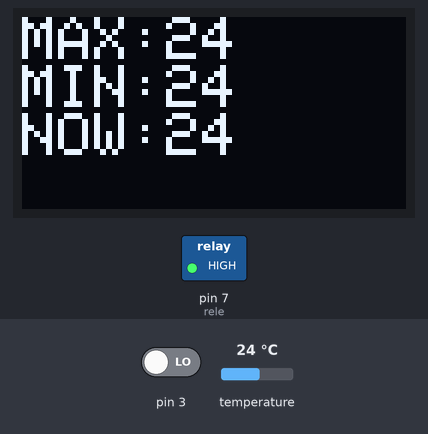
Bench run of a sketch on a simulated Arduino Uno, built with avr-gcc and run on an emulated ATmega328P. Parts: 128×64 one-colour display, switched loads named in the sketch (green lamp = pin HIGH). Inputs (shaded band) come from the test bench; at power-on: temperature 24 °C, pin 3 LOW. The display library's start-up logo is not drawn.

Above: at 2.5 s.
2.6 s: temperature set to 15.6 °C
At 4.9 s:
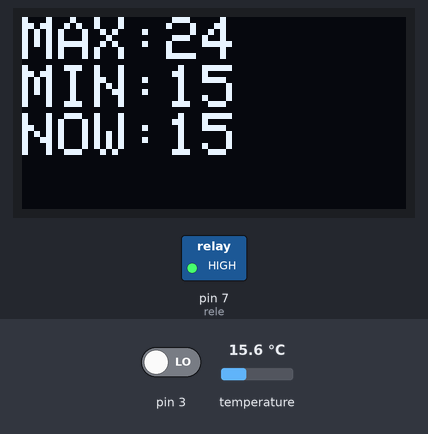
5.2 s: temperature set to 14.1 °C
At 6.1 s:
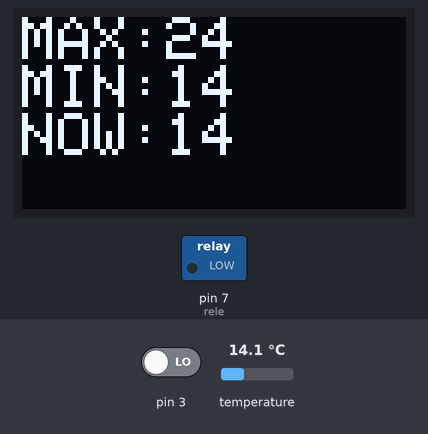
7.5 s: temperature set to 12 °C
At 9.5 s:
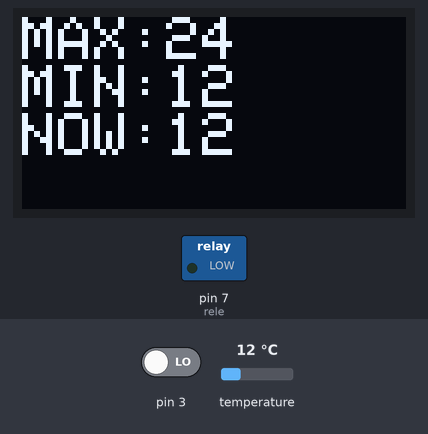
12.4 s: pin 3 driven HIGH
Timing chart, 0 to 15.4 s (numbered marks = the images above; inputs shaded):
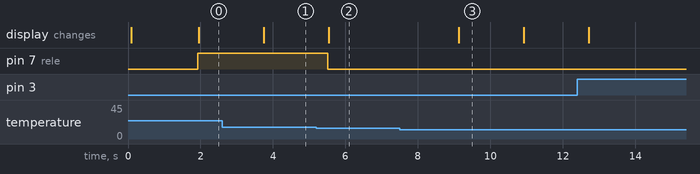

The sketch:

temp_OLED_button_rele.ino
```cpp
/*
  Sources
  https://www.instructables.com/id/Monochrome-096-i2c-OLED-display-with-arduino-SSD13/
  https://randomnerdtutorials.com/guide-for-ds18b20-temperature-sensor-with-arduino/
  https://www.forward.com.au/pfod/ArduinoProgramming/TimingDelaysInArduino.html
*/
/*********millisDelay init******
#include <millisDelay.h>
millisDelay heatDelay;*/

/*********OLED init*******/
//SCK -> A5
//SDA -> A4
#include <SPI.h>
#include <Wire.h>
#include <Adafruit_GFX.h>
#include <Adafruit_SSD1306.h>

#define SCREEN_WIDTH 128 // OLED display width, in pixels
#define SCREEN_HEIGHT 64 // OLED display height, in pixels

// Declaration for an SSD1306 display connected to I2C (SDA, SCL pins)
#define OLED_RESET     4 // Reset pin # (or -1 if sharing Arduino reset pin)
Adafruit_SSD1306 display(SCREEN_WIDTH, SCREEN_HEIGHT, &Wire, OLED_RESET);

#define NUMFLAKES     10 // Number of snowflakes in the animation example

#define LOGO_HEIGHT   16
#define LOGO_WIDTH    16

static const unsigned char PROGMEM logo_bmp[] =
{ B00000000, B11000000,
  B00000001, B11000000,
  B00000001, B11000000,
  B00000011, B11100000,
  B11110011, B11100000,
  B11111110, B11111000,
  B01111110, B11111111,
  B00110011, B10011111,
  B00011111, B11111100,
  B00001101, B01110000,
  B00011011, B10100000,
  B00111111, B11100000,
  B00111111, B11110000,
  B01111100, B11110000,
  B01110000, B01110000,
  B00000000, B00110000
};

/******** temp init*****/
#include <OneWire.h>
#include <DallasTemperature.h>

// Data wire is plugged into pin 2 on the Arduino
#define ONE_WIRE_BUS 2

// Setup a oneWire instance to communicate with any OneWire devices
// (not just Maxim/Dallas temperature ICs)
OneWire oneWire(ONE_WIRE_BUS);

// Pass our oneWire reference to Dallas Temperature.
DallasTemperature sensors(&oneWire);

/*****own init*****/
int current_temp = 0;
int max_temp = 0;
int min_temp = 0;
int i = 0;
int Ulim = 60;
int Llim = 15;
int heatDelay = 0;
bool error = false;
#define rele 7


void setup() {
  Serial.begin(9600);
  attachInterrupt(digitalPinToInterrupt(3), buttonpress, RISING);
  i = 5;
  pinMode(rele, OUTPUT);

  /******millisDelay setup*****/


  /******OLED setup*****/
  // SSD1306_SWITCHCAPVCC = generate display voltage from 3.3V internally
  if (!display.begin(SSD1306_SWITCHCAPVCC, 0x3C)) { // Address 0x3D for 128x64
    Serial.println(F("SSD1306 allocation failed"));
    for (;;); // Don't proceed, loop forever
  }

  // Show initial display buffer contents on the screen --
  // the library initializes this with an Adafruit splash screen.
  display.display();
  delay(0); // Pause for 2 seconds

  // Clear the buffer
  display.clearDisplay();

  // Draw a single pixel in white
  display.drawPixel(10, 10, SSD1306_WHITE);

  // Show the display buffer on the screen. You MUST call display() after
  // drawing commands to make them visible on screen!
  display.display();
  delay(300);
  // display.display() is NOT necessary after every single drawing command,
  // unless that's what you want...rather, you can batch up a bunch of
  // drawing operations and then update the screen all at once by calling
  // display.display(). These examples demonstrate both approaches...

  /******temp setup*****/
  sensors.begin();
  sensors.requestTemperatures();
  current_temp = (sensors.getTempCByIndex(0));
  min_temp = current_temp;
  max_temp = current_temp;
}

void loop() {
  temp_update();
  if (current_temp > Ulim && heatDelay == 0) {
    digitalWrite(rele, LOW);
    heatDelay = 60*15; //60*15 gir 15 minutter med delayet i bunnen av loopen
  }
  else if (current_temp < Llim && heatDelay == 0) {
    digitalWrite(rele, LOW);
    error = true;
  }
  else if (heatDelay == 0 &&  error != true) {
    digitalWrite(rele, HIGH);
  }

  if (i > 0) {
    drawtemp();
    i --;
  }
  else {
    clear_display_function();
  }

  if (heatDelay > 0) {
    heatDelay --;
  }
  delay(1000);
}
void temp_update() {
  // call sensors.requestTemperatures() to issue a global temperature
  // request to all devices on the bus
  sensors.requestTemperatures(); // Send the command to get temperature readings
  current_temp = (sensors.getTempCByIndex(0)); // Why "byIndex"?
  // You can have more than one DS18B20 on the same bus.
  // 0 refers to the first IC on the wire
  if (current_temp > max_temp) {
    max_temp = current_temp;
  }
  else if (current_temp < min_temp) {
    min_temp = current_temp;
  }
}

void clear_display_function() {
  display.clearDisplay();
  /*display.setTextSize(2);
    display.setTextColor(SSD1306_BLACK);
    display.setCursor(0,0);
    display.print(F("MAX:"));*/
  display.display();
}

void drawtemp(void) {     //OLED function
  display.clearDisplay();
  /*
    display.setTextSize(1);             // Normal 1:1 pixel scale
    display.setTextColor(SSD1306_WHITE);        // Draw white text
    display.setCursor(0,0);             // Start at top-left corner
    display.println(F("Hello, world!"));

    display.setTextColor(SSD1306_BLACK, SSD1306_WHITE); // Draw 'inverse' text
    display.println(3.141592);
  */

  display.setTextSize(2);             // Draw 2X-scale text
  display.setTextColor(SSD1306_WHITE);
  display.setCursor(0, 0);            // Start at top-left corner
  display.print(F("MAX:")); display.println(max_temp);
  display.print(F("MIN:")); display.println(min_temp);
  display.print(F("NOW:")); display.println(current_temp);

  display.display();
}

void buttonpress() {
  i = 30;
}
```

Measured:
- the behaviour switches between 15 and 14.9 °C on temperature (found by bisection; images 1 and 2)
- after the input at 2.6 s, the display: changes after 1.1 s (image 1)
- after the input at 5.2 s, pin 7 (rele): HIGH → LOW after 0.31 s; the display: changes after 0.34 s (image 2)
- after the input at 7.5 s, the display: changes after 1.6 s (image 3)
- what the display in image 3 shows lasts 1.8 s, from 9.1 s to 10.9 s
